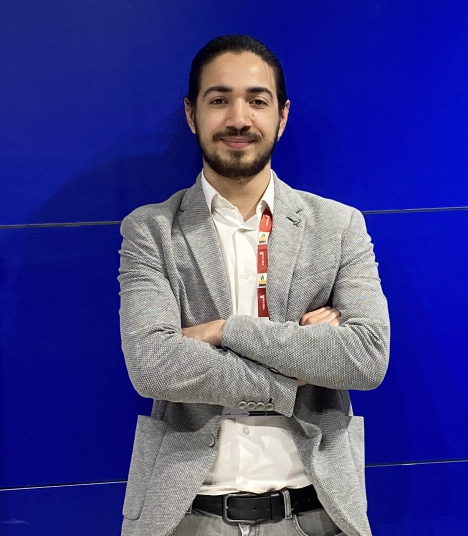
#> input picture Cartoonising/rb.png, 936 x 1072 px (shown at 1/2 size)
$ python main.py
#> lines starting #> are read from the running program, lines starting #| are printed output that depends on the picture; after the words box and inside, x2 and y2 are one past the last pixel; in counts of white or black regions, pixels touching at a corner belong together
import cv2
import numpy as np

# for reading image
img = cv2.imread("rb.png")
#> img is the input picture: shape (1072, 936, 3); mean B, G, R 140, 64, 63.6

# for edges
gray = cv2.cvtColor(img, cv2.COLOR_BGR2GRAY)
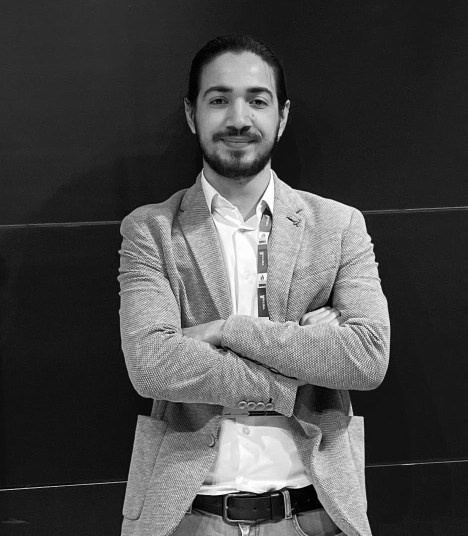
#> gray: shape (1072, 936) (shown at 1/2 size); min 0, max 255, mean 72.5
gray = cv2.medianBlur(gray, 5)
edges = cv2.adaptiveThreshold(gray, 255, cv2.ADAPTIVE_THRESH_MEAN_C, cv2.THRESH_BINARY, 9, 9)
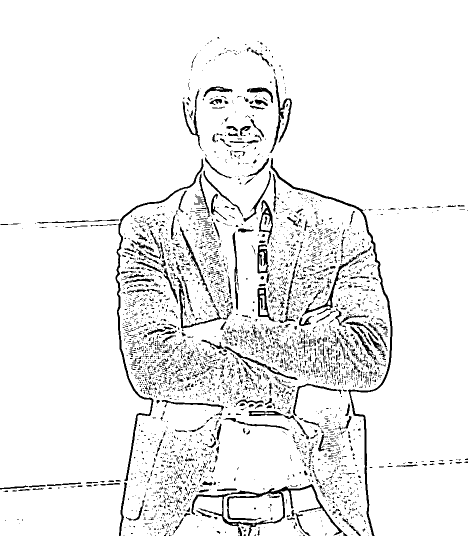
#> edges: shape (1072, 936) (shown at 1/2 size); 93.3% white; 4510 black regions (4031 under 20 px), largest, box (x1, y1, x2, y2) and area: (541, 316, 785, 1072) 3972, (383, 968, 686, 1072) 3768, (231, 317, 407, 962) 3061

# cartoonization
color = cv2.bilateralFilter(img, 9, 250, 259)
cartoon = cv2.bitwise_and(color, color, mask=edges)
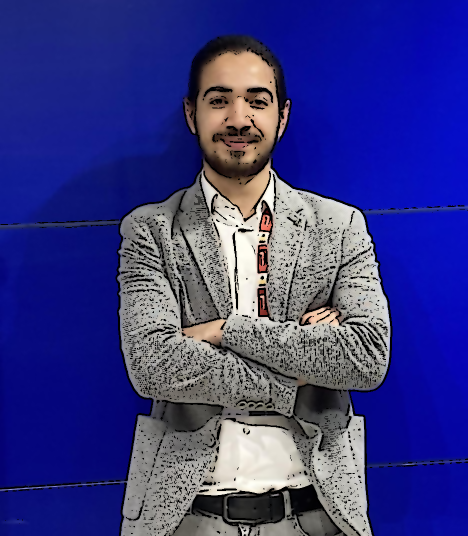
#> cartoon: shape (1072, 936, 3) (shown at 1/2 size); mean B, G, R 132.4, 57, 56.2

cv2.imshow("Image", img)  # for photo initial
cv2.imshow("edges", edges)  # for edge version
cv2.imshow("Cartoon", cartoon)  # for cartoon version
cv2.waitKey(0)
cv2.destroyAllWindows()
